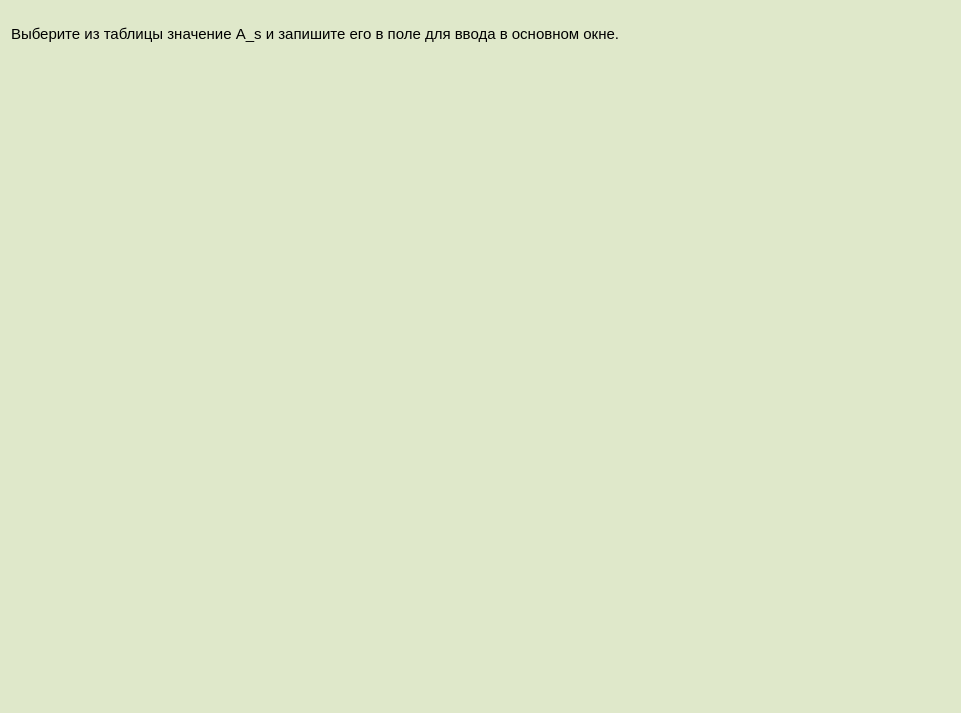
<?xml version="1.0" encoding="UTF-8"?>
<ui version="4.0">
 <class>Form</class>
 <widget class="QWidget" name="Form">
  <property name="geometry">
   <rect>
    <x>0</x>
    <y>0</y>
    <width>961</width>
    <height>713</height>
   </rect>
  </property>
  <property name="palette">
   <palette>
    <active>
     <colorrole role="Base">
      <brush brushstyle="SolidPattern">
       <color alpha="255">
        <red>255</red>
        <green>255</green>
        <blue>255</blue>
       </color>
      </brush>
     </colorrole>
     <colorrole role="Window">
      <brush brushstyle="SolidPattern">
       <color alpha="255">
        <red>223</red>
        <green>232</green>
        <blue>202</blue>
       </color>
      </brush>
     </colorrole>
     <colorrole role="LinkVisited">
      <brush brushstyle="SolidPattern">
       <color alpha="255">
        <red>125</red>
        <green>179</green>
        <blue>0</blue>
       </color>
      </brush>
     </colorrole>
    </active>
    <inactive>
     <colorrole role="Base">
      <brush brushstyle="SolidPattern">
       <color alpha="255">
        <red>255</red>
        <green>255</green>
        <blue>255</blue>
       </color>
      </brush>
     </colorrole>
     <colorrole role="Window">
      <brush brushstyle="SolidPattern">
       <color alpha="255">
        <red>223</red>
        <green>232</green>
        <blue>202</blue>
       </color>
      </brush>
     </colorrole>
     <colorrole role="LinkVisited">
      <brush brushstyle="SolidPattern">
       <color alpha="255">
        <red>125</red>
        <green>179</green>
        <blue>0</blue>
       </color>
      </brush>
     </colorrole>
    </inactive>
    <disabled>
     <colorrole role="Base">
      <brush brushstyle="SolidPattern">
       <color alpha="255">
        <red>223</red>
        <green>232</green>
        <blue>202</blue>
       </color>
      </brush>
     </colorrole>
     <colorrole role="Window">
      <brush brushstyle="SolidPattern">
       <color alpha="255">
        <red>223</red>
        <green>232</green>
        <blue>202</blue>
       </color>
      </brush>
     </colorrole>
     <colorrole role="LinkVisited">
      <brush brushstyle="SolidPattern">
       <color alpha="255">
        <red>125</red>
        <green>179</green>
        <blue>0</blue>
       </color>
      </brush>
     </colorrole>
    </disabled>
   </palette>
  </property>
  <property name="windowTitle">
   <string>Form</string>
  </property>
  <layout class="QGridLayout" name="gridLayout">
   <item row="0" column="0">
    <widget class="QLabel" name="label_2">
     <property name="font">
      <font>
       <pointsize>8</pointsize>
      </font>
     </property>
     <property name="text">
      <string>&lt;html&gt;&lt;head/&gt;&lt;body&gt;&lt;p align=&quot;justify&quot;&gt;&lt;span style=&quot; font-size:11pt;&quot;&gt;Выберите из таблицы значение A_s и запишите его в поле для ввода в основном окне.&lt;/span&gt;&lt;/p&gt;&lt;/body&gt;&lt;/html&gt;</string>
     </property>
    </widget>
   </item>
   <item row="1" column="0">
    <widget class="QLabel" name="label">
     <property name="minimumSize">
      <size>
       <width>939</width>
       <height>638</height>
      </size>
     </property>
     <property name="maximumSize">
      <size>
       <width>939</width>
       <height>638</height>
      </size>
     </property>
     <property name="text">
      <string/>
     </property>
     <property name="pixmap">
      <pixmap>Astot.png</pixmap>
     </property>
     <property name="scaledContents">
      <bool>true</bool>
     </property>
    </widget>
   </item>
  </layout>
 </widget>
 <resources/>
 <connections/>
</ui>
